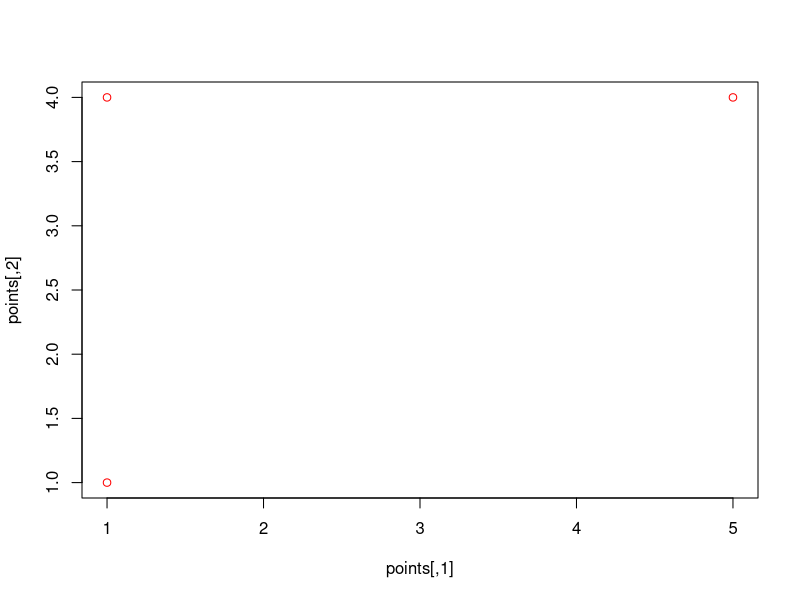

The R source for this figure:
p0 = c(1,2,3,4,5)
p1 = c(2,0,1,5,-1)

#L1 Dist
sum( abs(p0-p1) )

#L2 Dist
sqrt( sum( (p1-p0)^2 ) )



points = matrix(
  c(
    1,1,
    1,4,
    5,4
  ),
  ncol=2,
  byrow = TRUE #Default is to treat matricies by column / 'downwards' first
)
# e.g. points = matrix(c(1,1,1,4,4,5),ncol=2,byrow=TRUE) #short version
# Technical asise, setting points to a matrix masks the function graphics::points. Call as written if needed

plot(points, col="red") #uses col1 as x, col2 as y

#Distance matrix
x= dist(points)
as.matrix( dist(x) )






distMatrix = matrix(nrow=5,ncol=5)

distMatrix[,3] = distMatrix[3,] = c(3,4,0,1,7)
distMatrix[,4] = distMatrix[4,] = c(2,5,1,0,7)


#Look at the set up matrix
distMatrix


#min-linkage, joining 3 and 4
pmin(distMatrix[,3], distMatrix[,4])[-4] #parallel (here, pairwise) minimum, but get rid of result[4].

#max-linkage, joining 3 and 4
pmax(distMatrix[,3], distMatrix[,4])[-4] #parallel (here, pairwise) maximum.
#nb note [3]==1, error below

##Update the dist matrix. We'll join 4 onto 3:

#min linkage
updatedMinLDistMatrix = distMatrix
updatedMinLDistMatrix[,3] = updatedMinLDistMatrix[3,] = pmin(updatedMinLDistMatrix[,3], updatedMinLDistMatrix[,4]) #4 merge-> 3
updatedMinLDistMatrix = updatedMinLDistMatrix[-4,-4] #remove 4 (eg joined to 3)

updatedMinLDistMatrix

#max linkage
updatedMaxLDistMatrix = distMatrix
updatedMaxLDistMatrix[,3] = updatedMaxLDistMatrix[3,] = pmax(updatedMaxLDistMatrix[,3], updatedMaxLDistMatrix[,4]) #4 merge-> 3
updatedMaxLDistMatrix[3,3] = 0 # Be careful with max linkage - max(0,1)!=0.
updatedMaxLDistMatrix = updatedMaxLDistMatrix[-4,-4] #remove 4 (eg joined to 3)

updatedMaxLDistMatrix
